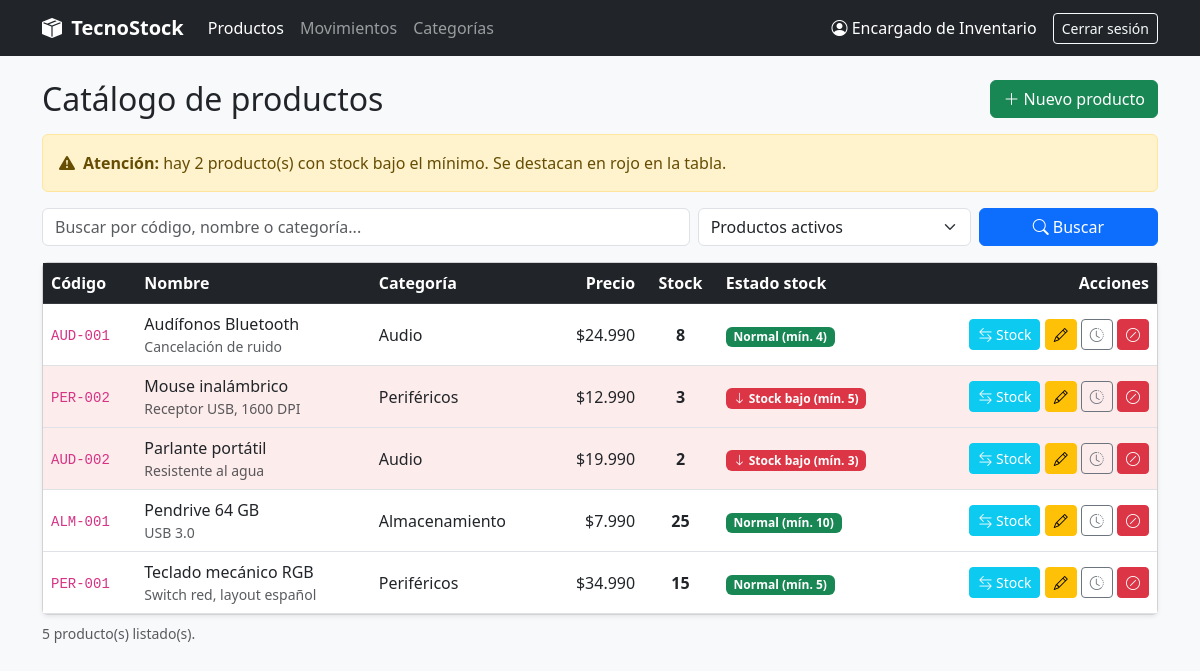
The page /index.php (signed in) on the database its author committed.
### tables this page shows
CREATE TABLE producto (
    id_producto  INT AUTO_INCREMENT PRIMARY KEY,
    codigo       VARCHAR(50)   NOT NULL,
    nombre       VARCHAR(150)  NOT NULL,
    descripcion  TEXT,
    precio       DECIMAL(10,2) NOT NULL DEFAULT 0,
    stock_actual INT           NOT NULL DEFAULT 0,
    stock_minimo INT           NOT NULL DEFAULT 0,
    estado       TINYINT(1)    NOT NULL DEFAULT 1 COMMENT '0 = desactivado (no se elimina físicamente)',
    id_categoria INT           NOT NULL,
    CONSTRAINT uq_producto_codigo   UNIQUE (codigo),                  
    CONSTRAINT chk_producto_precio  CHECK (precio >= 0),              
    CONSTRAINT chk_producto_stock   CHECK (stock_actual >= 0),        
    CONSTRAINT chk_producto_minimo  CHECK (stock_minimo >= 0),
    CONSTRAINT chk_producto_estado  CHECK (estado IN (0, 1)),
    CONSTRAINT fk_producto_categoria FOREIGN KEY (id_categoria)
        REFERENCES categoria (id_categoria)
        ON UPDATE CASCADE ON DELETE RESTRICT
);

CREATE TABLE categoria (
    id_categoria INT AUTO_INCREMENT PRIMARY KEY,
    nombre       VARCHAR(100) NOT NULL,
    descripcion  TEXT,
    estado       TINYINT(1)   NOT NULL DEFAULT 1,
    CONSTRAINT uq_categoria_nombre UNIQUE (nombre),
    CONSTRAINT chk_categoria_estado CHECK (estado IN (0, 1))
);

### includes/funciones.php (called while the page is built, shortened)
<?php
function e($valor): string
{
    return htmlspecialchars((string) ($valor ?? ''), ENT_QUOTES, 'UTF-8');
}
function pesos($valor): string
{
    return '$' . number_format((float) $valor, 0, ',', '.');
}
function stock_bajo(array $producto): bool
{
    return (int) $producto['stock_actual'] < (int) $producto['stock_minimo'];
}

### index.php (the view, shortened to what this page needs)
<?php
require_once __DIR__ . '/includes/funciones.php';
$buscar = trim($_GET['buscar'] ?? '');
$ver    = ($_GET['ver'] ?? 'activos') === 'inactivos' ? 'inactivos' : 'activos';
$sql = "SELECT p.*, c.nombre AS categoria_nombre
        FROM producto p
        INNER JOIN categoria c ON p.id_categoria = c.id_categoria
        WHERE p.estado = ?";
$parametros = [$ver === 'activos' ? 1 : 0];
$sql .= " ORDER BY p.nombre ASC";
$stmt = $pdo->prepare($sql);
$stmt->execute($parametros);
$productos = $stmt->fetchAll();
$total_bajo = (int) $pdo->query(
    "SELECT COUNT(*) FROM producto WHERE estado = 1 AND stock_actual < stock_minimo"
)->fetchColumn();
require __DIR__ . '/includes/header.php';
?>
<div class="d-flex flex-wrap justify-content-between align-items-center gap-2 mb-3">
    <h2 class="mb-0">Catálogo de productos</h2>
    <a href="producto_formulario.php" class="btn btn-success"><i class="bi bi-plus-lg"></i> Nuevo producto</a>
</div>
<?php if ($total_bajo > 0): ?>
    <div class="alert alert-warning d-flex align-items-center">
        <i class="bi bi-exclamation-triangle-fill me-2"></i>
        <div>
            <strong>Atención:</strong> hay <?= $total_bajo ?> producto(s) con stock bajo el mínimo.
            Se destacan en rojo en la tabla.
        </div>
    </div>
<?php endif; ?>
<form method="GET" class="row g-2 mb-3">
    <div class="col-md-7">
        <input type="text" name="buscar" class="form-control" maxlength="100"
               placeholder="Buscar por código, nombre o categoría..." value="<?= e($buscar) ?>">
    </div>
    <div class="col-md-3">
        <select name="ver" class="form-select">
            <option value="activos" <?= $ver === 'activos' ? 'selected' : '' ?>>Productos activos</option>
        </select>
    </div>
    <div class="col-md-2 d-flex gap-2">
        <button type="submit" class="btn btn-primary w-100"><i class="bi bi-search"></i> Buscar</button>
    </div>
</form>
<div class="card shadow-sm">
    <div class="card-body p-0 table-responsive">
        <table class="table table-hover mb-0">
            <thead class="table-dark">
            <tr>
                <th>Código</th>
                <th>Nombre</th>
                <th>Categoría</th>
                <th class="text-end">Precio</th>
                <th class="text-center">Stock</th>
                <th>Estado stock</th>
                <th class="text-end">Acciones</th>
            </tr>
            </thead>
            <tbody>
            <?php foreach ($productos as $p): ?>
                <?php $bajo = stock_bajo($p); ?>
                <tr class="<?= $bajo && $ver === 'activos' ? 'fila-stock-bajo' : '' ?>">
                    <td><code><?= e($p['codigo']) ?></code></td>
                    <td>
                        <?= e($p['nombre']) ?>
                        <?php if ($p['descripcion']): ?>
                            <div class="small text-muted"><?= e($p['descripcion']) ?></div>
                        <?php endif; ?>
                    </td>
                    <td><?= e($p['categoria_nombre']) ?></td>
                    <td class="text-end"><?= pesos($p['precio']) ?></td>
                    <td class="text-center"><strong><?= (int) $p['stock_actual'] ?></strong></td>
                    <td>
                        <?php if ($bajo): ?>
                            <span class="badge bg-danger"><i class="bi bi-arrow-down"></i> Stock bajo (mín. <?= (int) $p['stock_minimo'] ?>)</span>
                        <?php else: ?>
                            <span class="badge bg-success">Normal (mín. <?= (int) $p['stock_minimo'] ?>)</span>
                        <?php endif; ?>
                    </td>
                    <td class="text-end acciones">
                        <?php if ($ver === 'activos'): ?>
                            <a href="movimiento_formulario.php?id=<?= (int) $p['id_producto'] ?>" class="btn btn-sm btn-info text-white" title="Registrar entrada o salida">
                                <i class="bi bi-arrow-left-right"></i> Stock
                            </a>
                            <a href="producto_formulario.php?id=<?= (int) $p['id_producto'] ?>" class="btn btn-sm btn-warning" title="Editar">
                                <i class="bi bi-pencil"></i>
                            </a>
                            <a href="movimientos.php?id=<?= (int) $p['id_producto'] ?>" class="btn btn-sm btn-outline-secondary" title="Ver historial">
                                <i class="bi bi-clock-history"></i>
                            </a>
                            <form method="POST" action="producto_estado.php" class="d-inline"
                                  data-confirmar="¿Desactivar «<?= e($p['nombre']) ?>»? Dejará de aparecer en el catálogo, pero se conserva su historial.">
                                <button type="submit" class="btn btn-sm btn-danger" title="Desactivar"><i class="bi bi-slash-circle"></i></button>
                            </form>
                        <?php endif; ?>
                    </td>
                </tr>
            <?php endforeach; ?>
            </tbody>
        </table>
    </div>
</div>
<p class="small text-muted mt-2"><?= count($productos) ?> producto(s) listado(s).</p>
<?php require __DIR__ . '/includes/footer.php'; ?>

### assets/css/estilos.css (style rules this page uses)
.table td, .table th { vertical-align: middle; }
.fila-stock-bajo > td { background-color: #fdecec !important; }
.acciones { white-space: nowrap; }

### rows shown on the page
producto: codigo "AUD-001", nombre "Audífonos Bluetooth", descripcion "Cancelación de ruido", id_categoria.nombre "Audio", precio "$24.990", stock_actual "8", stock_minimo "4"
producto: codigo "PER-002", nombre "Mouse inalámbrico", descripcion "Receptor USB, 1600 DPI", id_categoria.nombre "Periféricos", precio "$12.990", stock_actual "3", stock_minimo "5"
producto: codigo "AUD-002", nombre "Parlante portátil", descripcion "Resistente al agua", id_categoria.nombre "Audio", precio "$19.990", stock_actual "2", stock_minimo "3"
producto: codigo "ALM-001", nombre "Pendrive 64 GB", descripcion "USB 3.0", id_categoria.nombre "Almacenamiento", precio "$7.990", stock_actual "25", stock_minimo "10"
producto: codigo "PER-001", nombre "Teclado mecánico RGB", descripcion "Switch red, layout español", id_categoria.nombre "Periféricos", precio "$34.990", stock_actual "15", stock_minimo "5"

### other values the page prints
$_SESSION['usuario_nombre'] "Encargado de Inventario"
$total_bajo "2"
count($productos) "5"
